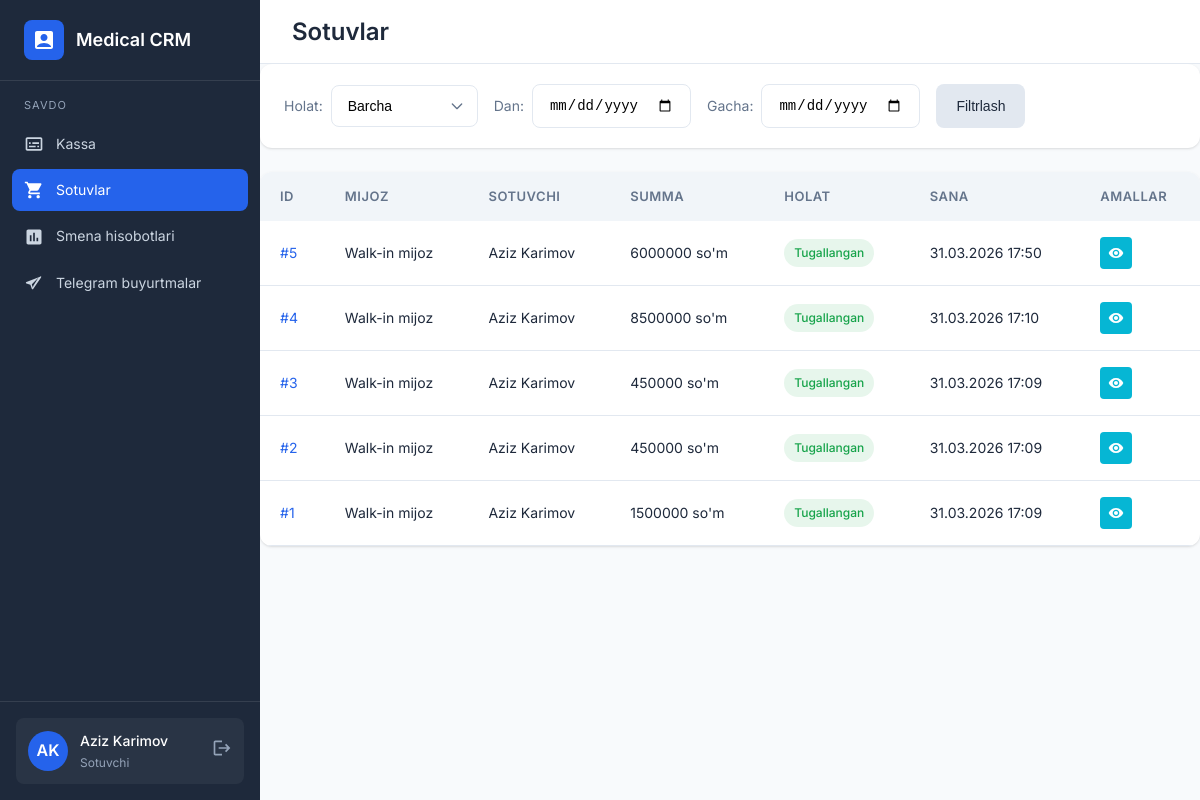
Page /sales/ (signed in) on the earlier database version.
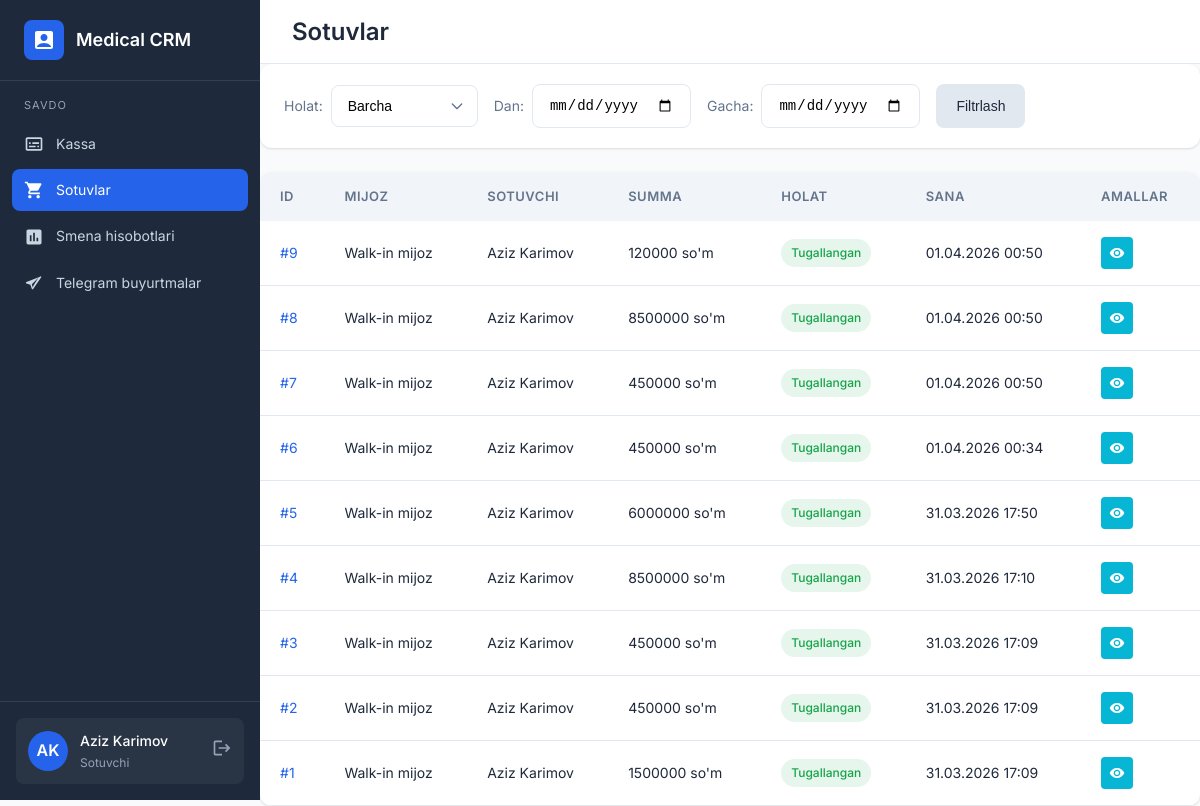
Same page on the later database version.
### backend/main/models.py (models this page shows, shortened)
class Sale(models.Model):
    STATUS_CHOICES = [
        ('pending', 'Kutilmoqda'),
        ('completed', 'Tugallangan'),
        ('cancelled', 'Bekor qilingan'),
        ('returned', 'Qaytarilgan'),
    ]
    client = models.ForeignKey(Client, on_delete=models.CASCADE, related_name='sales', verbose_name='Mijoz', null=True, blank=True)
    seller = models.ForeignKey(User, on_delete=models.CASCADE, related_name='sales', verbose_name='Sotuvchi')
    shift = models.ForeignKey(
        SellerShift,
        on_delete=models.SET_NULL,
        related_name='sales',
        verbose_name='Smena',
        null=True,
        blank=True,
    )
    total_amount = models.DecimalField(max_digits=12, decimal_places=2, verbose_name='Jami summa')
    status = models.CharField(max_length=20, choices=STATUS_CHOICES, default='pending', verbose_name='Holat')
    notes = models.TextField(blank=True, verbose_name='Izoh')
    created_at = models.DateTimeField(auto_now_add=True)
    updated_at = models.DateTimeField(auto_now=True)
    class Meta:
        verbose_name = 'Sotuv'
        verbose_name_plural = 'Sotuvlar'

class User(AbstractUser):
    ROLE_CHOICES = [
        ('director', 'Direktor'),
        ('seller', 'Sotuvchi'),
        ('warehouse', 'Omborchi'),
        ('supplier', 'Yetkazib beruvchi'),
        ('courier', 'Kuryer'),
    ]
    role = models.CharField(max_length=20, choices=ROLE_CHOICES, default='seller')
    phone = models.CharField(max_length=20, blank=True)
    class Meta:
        verbose_name = 'Foydalanuvchi'
        verbose_name_plural = 'Foydalanuvchilar'

### backend/main/views.py (the view)
# urls.py: path('sales/', views.sales_list, name='sales'),
@login_required
def sales_list(request):
    if request.user.role in {'warehouse', 'supplier'}:
        messages.error(request, "Sizga bu sahifaga kirish ruxsati yo'q")
        return redirect('dashboard')
    status = request.GET.get('status', '')
    date_from = request.GET.get('date_from', '')
    date_to = request.GET.get('date_to', '')
    sales = Sale.objects.select_related('client', 'seller')
    active_shift = None
    if request.user.role == 'seller':
        sales = sales.filter(seller=request.user)
        active_shift = get_active_shift(request.user)
    if status:
        sales = sales.filter(status=status)
    if date_from:
        sales = sales.filter(created_at__date__gte=date_from)
    if date_to:
        sales = sales.filter(created_at__date__lte=date_to)
    sales = sales.order_by('-created_at')
    return render(request, 'sales.html', {'sales': sales, 'active_shift': active_shift})

### backend/main/views.py (called while the page is built)
def get_active_shift(user):
    if not user.is_authenticated or user.role != 'seller':
        return None
    return SellerShift.objects.filter(seller=user, ended_at__isnull=True).order_by('-started_at').first()

### frontend/templates/sales.html (shortened to what this page needs)
{% extends 'base.html' %}
{% block content %}
<div class="top-bar">
    <h1 class="page-title">Sotuvlar</h1>
</div>
<div class="filter-bar">
    <form method="get" style="display: flex; gap: 16px; flex-wrap: wrap;">
        <div class="filter-group">
            <label class="filter-label">Holat:</label>
            <select name="status" class="form-control">
                <option value="">Barcha</option>
            </select>
        </div>
        <div class="filter-group">
            <label class="filter-label">Dan:</label>
            <input type="date" name="date_from" class="form-control" value="{{ request.GET.date_from }}">
        </div>
        <div class="filter-group">
            <label class="filter-label">Gacha:</label>
            <input type="date" name="date_to" class="form-control" value="{{ request.GET.date_to }}">
        </div>
        <button type="submit" class="btn btn-secondary">Filtrlash</button>
    </form>
</div>
<div class="table-container">
    <table>
        <thead>
            <tr>
                <th>ID</th>
                <th>Mijoz</th>
                <th>Sotuvchi</th>
                <th>Summa</th>
                <th>Holat</th>
                <th>Sana</th>
                <th>Amallar</th>
            </tr>
        </thead>
        <tbody>
            {% for sale in sales %}
            <tr>
                <td><a href="{% url 'sale_detail' sale.id %}">#{{ sale.id }}</a></td>
                <td>{{ sale.client.name|default:"Walk-in mijoz" }}</td>
                <td>{{ sale.seller.get_full_name }}</td>
                <td>{{ sale.total_amount|floatformat:0 }} so'm</td>
                <td>
                    <span class="badge badge-{% if sale.status == 'completed' %}success{% elif sale.status == 'pending' %}warning{% elif sale.status == 'cancelled' %}danger{% else %}info{% endif %}">
                        {{ sale.get_status_display }}
                    </span>
                </td>
                <td>{{ sale.created_at|date:"d.m.Y H:i" }}</td>
                <td>
                    <div class="actions">
                        <a href="{% url 'sale_detail' sale.id %}" class="action-btn view" title="Ko'rish">
                            <svg viewBox="0 0 24 24"><path d="M12 4.5C7 4.5 2.73 7.61 1 12c1.73 4.39 6 7.5 11 7.5s9.27-3.11 11-7.5c-1.73-4.39-6-7.5-11-7.5zM12 17c-2.76 0-5-2.24-5-5s2.24-5 5-5 5 2.24 5 5-2.24 5-5 5zm0-8c-1.66 0-3 1.34-3 3s1.34 3 3 3 3-1.34 3-3-1.34-3-3-3z"/></svg>
                        </a>
                    </div>
                </td>
            </tr>
            {% endfor %}
        </tbody>
    </table>
</div>
{% endblock %}

Differences in the rows shown:
added Sale: id "9", client.name "Walk-in mijoz", seller.get_full_name "Aziz Karimov", total_amount "120000", status "Tugallangan", created_at "01.04.2026 00:50"
added Sale: id "8", client.name "Walk-in mijoz", seller.get_full_name "Aziz Karimov", total_amount "8500000", status "Tugallangan", created_at "01.04.2026 00:50"
added Sale: id "7", client.name "Walk-in mijoz", seller.get_full_name "Aziz Karimov", total_amount "450000", status "Tugallangan", created_at "01.04.2026 00:50"
added Sale: id "6", client.name "Walk-in mijoz", seller.get_full_name "Aziz Karimov", total_amount "450000", status "Tugallangan", created_at "01.04.2026 00:34"
